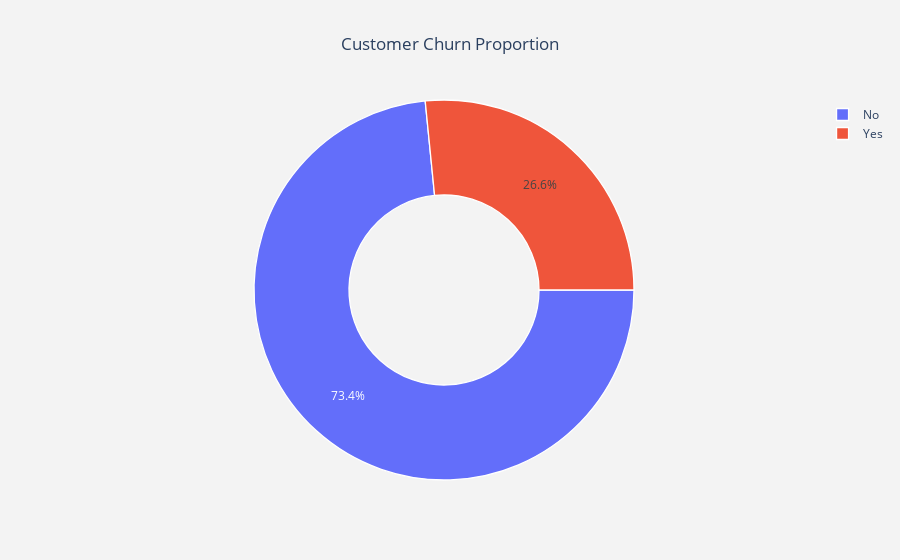

Write notebook code for a chart like this one.
### Code cell
# Preparing Labels and Values
lab = df["Churn"].value_counts().keys().tolist()
val = df["Churn"].value_counts().values.tolist()

trace = go.Pie(
    labels=lab,
    values=val,
    marker=dict(
        colors=['#636EFA', '#EF553B'],
        line=dict(color="white", width=1.3)
    ),
    rotation=90,
    hoverinfo="label+value+text",
    hole=0.5
)

layout = go.Layout(
    dict(
        title=dict(
            text="Customer Churn Proportion",
            x=0.5,
            xanchor='center'
        ),
        plot_bgcolor="rgb(243,243,243)",
        paper_bgcolor="rgb(243,243,243)",
    )
)

data = [trace]
fig = go.Figure(data=data, layout=layout)

image_path = "outputs/churn_proportion.png"
fig.write_image(image_path)

run.upload_file(name=image_path, path_or_stream=image_path)

py.iplot(fig)

### Figure 1 — Plotly figure (JSON) as saved in the notebook; plotly's stock layout.template omitted (floating-point values rounded to 4 significant figures)
{"data": [{"hole": 0.5, "hoverinfo": "label+value+text", "labels": ["No", "Yes"], "marker": {"colors": ["#636EFA", "#EF553B"], "line": {"color": "white", "width": 1.3}}, "rotation": 90, "type": "pie", "values": [5163, 1869]}], "layout": {"paper_bgcolor": "rgb(243,243,243)", "plot_bgcolor": "rgb(243,243,243)", "title": {"text": "Customer Churn Proportion", "x": 0.5, "xanchor": "center"}}}
